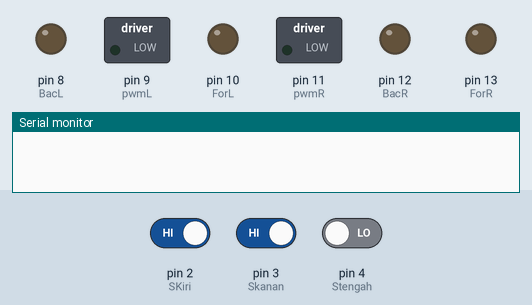
Recording of a sketch running on a simulated Arduino Uno, built with avr-gcc and run on an emulated ATmega328P. On the bench: switched loads named in the sketch (green lamp = pin HIGH), output pins drawn as LEDs (lit = HIGH), the last lines printed to the serial monitor. Inputs (shaded band) come from the test bench; at power-on: pin 2 (SKiri) HIGH, pin 3 (Skanan) HIGH, pin 4 (Stengah) LOW.

Above: at 1.2 s.
1.3 s: pin 2 (SKiri) driven LOW
At 2.5 s:
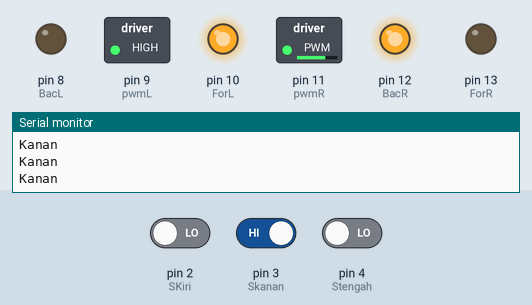
2.8 s: pin 2 (SKiri) driven HIGH and pin 3 (Skanan) driven LOW
At 4.0 s:
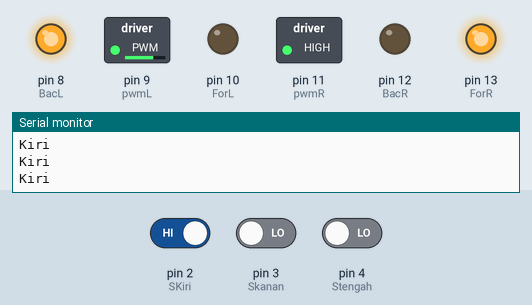
4.3 s: pin 2 (SKiri) driven LOW and pin 3 (Skanan) driven HIGH
At 5.1 s:
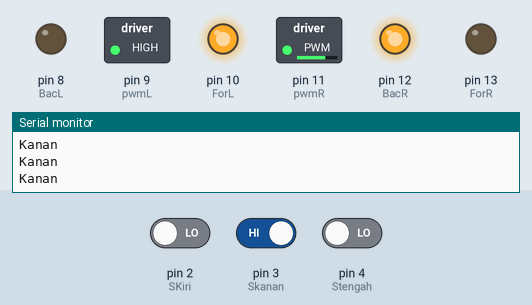
Timing chart, 0 to 7.3 s (numbered marks = the images above; inputs shaded):
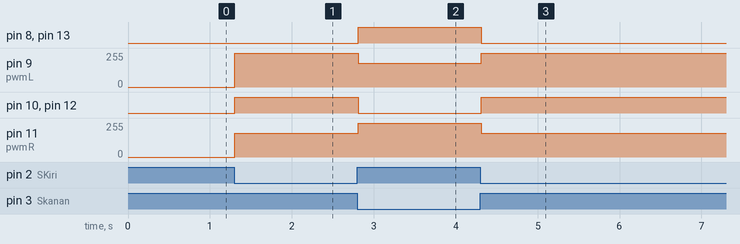

The sketch:

L293D_LineFollower_V1_LowSpeed.ino
```cpp
/*-------------L298N Line Follower Program----------------*/
/*-------------------Source Code by ----------------------*/
/*---------Modified & Adapted by Habib.m @Hab_mz----------*/
/*-------------------------V1.0---------------------------*/
//https://projectiot123.com/2019/03/25/l298-motor-driver-simulation-in-proteus/


int pwmL = 9;
int ForL = 10;
int BacL = 8;
int ForR = 13;
int BacR = 12;
int pwmR = 11;

int Skanan = 3;
int Stengah = 4;
int SKiri = 2;

void setup() {
  Serial.begin(9600);
  pinMode(pwmL,OUTPUT);
  pinMode(ForL,OUTPUT);
  pinMode(BacL,OUTPUT);
  pinMode(ForR,OUTPUT);
  pinMode(BacR,OUTPUT);
  pinMode(pwmR,OUTPUT);

  pinMode(Skanan, INPUT);
  pinMode(Stengah, INPUT);
  pinMode(SKiri, INPUT);
}
void loop()
{
if ((digitalRead(SKiri)== 0 )&&(digitalRead(Stengah)== 1 )&&(digitalRead(Skanan)== 0 ))  {Serial.println("Maju"); maju();}

if ((digitalRead(SKiri)== 1 )&&(digitalRead(Stengah)== 1 )&&(digitalRead(Skanan)== 0 ))  {Serial.println("Kiri"); kiri();}
if ((digitalRead(SKiri)== 1 )&&(digitalRead(Stengah)== 0 )&&(digitalRead(Skanan)== 0 ))  {Serial.println("Kiri"); kiri();}

if ((digitalRead(SKiri)== 0 )&&(digitalRead(Stengah)== 1 )&&(digitalRead(Skanan)== 1 ))  {Serial.println("Kanan");kanan();}
if ((digitalRead(SKiri)== 0 )&&(digitalRead(Stengah)== 0 )&&(digitalRead(Skanan)== 1 ))  {Serial.println("Kanan");kanan();}

if ((digitalRead(SKiri)== 1 )&&(digitalRead(Stengah)== 1 )&&(digitalRead(Skanan)== 1 ))  {Serial.println("Stop"); berhenti();}

}

void maju(){
  digitalWrite(ForL,HIGH);
  digitalWrite(ForR,HIGH);
  digitalWrite(BacL,LOW);
  digitalWrite(BacR,LOW);
  analogWrite(pwmL, 180);
  analogWrite(pwmR, 180);
}

void kanan(){
  digitalWrite(ForL,HIGH);
  digitalWrite(ForR,LOW);
  digitalWrite(BacL,LOW);
  digitalWrite(BacR,HIGH);
  analogWrite(pwmL, 255);
  analogWrite(pwmR, 180);
}

void kiri(){
  digitalWrite(ForL,LOW);
  digitalWrite(ForR,HIGH);
  digitalWrite(BacL,HIGH);
  digitalWrite(BacR,LOW);
  analogWrite(pwmL, 180);
  analogWrite(pwmR, 255);
}
void berhenti(){
  digitalWrite(ForL,LOW);
  digitalWrite(ForR,LOW);
  digitalWrite(BacL,LOW);
  digitalWrite(BacR,LOW);

  analogWrite(pwmL, 0);
  analogWrite(pwmR, 0);
}
```

Measured:
- after the input at 1.3 s, pin 9 (pwmL): 0/255 → 255/255 at once; pin 10 (ForL), pin 12 (BacR): LOW → HIGH at once; pin 11 (pwmR): 0/255 → 180/255 at once
- after the input at 2.8 s, pin 8 (BacL), pin 13 (ForR): LOW → HIGH at once; pin 9 (pwmL): 255/255 → 180/255 at once; pin 10 (ForL), pin 12 (BacR): HIGH → LOW at once; pin 11 (pwmR): 180/255 → 255/255 at once
- after the input at 4.3 s, pin 8 (BacL), pin 13 (ForR): HIGH → LOW at once; pin 9 (pwmL): 180/255 → 255/255 at once; pin 10 (ForL), pin 12 (BacR): LOW → HIGH at once; pin 11 (pwmR): 255/255 → 180/255 at once
